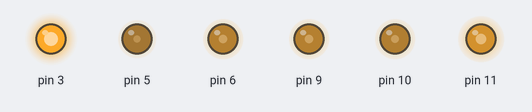
A sketch run on a simulated Arduino Uno, built with avr-gcc and run on an emulated ATmega328P. Parts: output pins drawn as LEDs (lit = HIGH). Random numbers use the default seed unless the sketch sets one.

Above: at 0.05 s.
At 4.98 s:
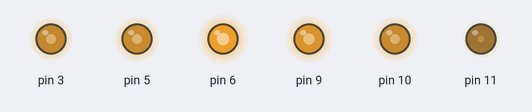
At 10.01 s:
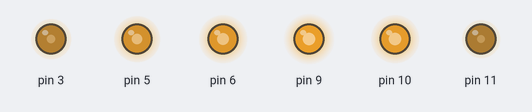
At 19.97 s:
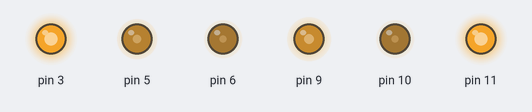
At 29.93 s:
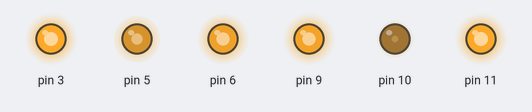
At 39.89 s:
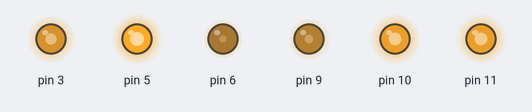
Timing chart, 0 to 40.0 s (numbered marks = the images above):
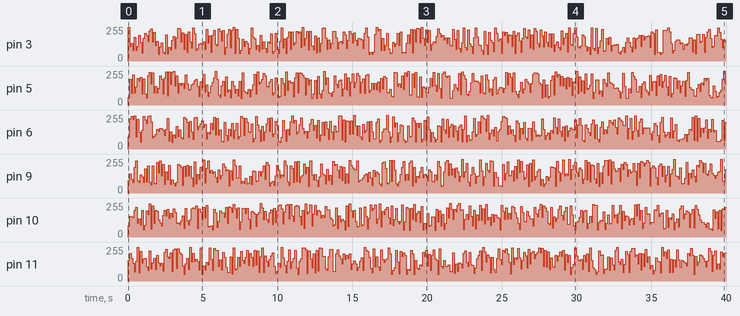

The sketch:

Dumpster.ino
```cpp
void setup()
 {
  pinMode(3,OUTPUT);
  pinMode(5,OUTPUT);
  pinMode(6,OUTPUT);
  pinMode(9,OUTPUT);
  pinMode(10,OUTPUT);
  pinMode(11,OUTPUT);
 }

void loop()
 {
  analogWrite(3, 50+random(205));
  analogWrite(5, 50+random(205));
  analogWrite(6, 50+random(205));
  analogWrite(9, 50+random(205));
  analogWrite(10, 50+random(205));
  analogWrite(11, 50+random(205));
  delay(100);
 }
```

Measured:
- by itself, pin 3: 0/255 → 252/255 at 0.00 s, → 109/255 0.10 s later, → 132/255 0.10 s later, → 80/255 0.10 s later, … (395 changes in this stretch)
- by itself, pin 5: 0/255 → 59/255 at 0.00 s, → 193/255 0.10 s later, → 87/255 0.10 s later, → 227/255 0.10 s later, … (395 changes in this stretch)
- by itself, pin 6: 0/255 → 93/255 at 0.00 s, → 228/255 0.10 s later, → 247/255 0.10 s later, → 223/255 0.10 s later, … (397 changes in this stretch)
- by itself, pin 9: 0/255 → 93/255 at 0.00 s, → 144/255 0.10 s later, → 103/255 0.10 s later, → 79/255 0.10 s later, … (397 changes in this stretch)
- by itself, pin 10: 0/255 → 85/255 at 0.00 s, → 155/255 0.10 s later, → 152/255 0.10 s later, → 149/255 0.10 s later, … (395 changes in this stretch)
- by itself, pin 11: 0/255 → 157/255 at 0.00 s, → 210/255 0.10 s later, → 169/255 0.10 s later, → 132/255 0.10 s later, … (394 changes in this stretch)
